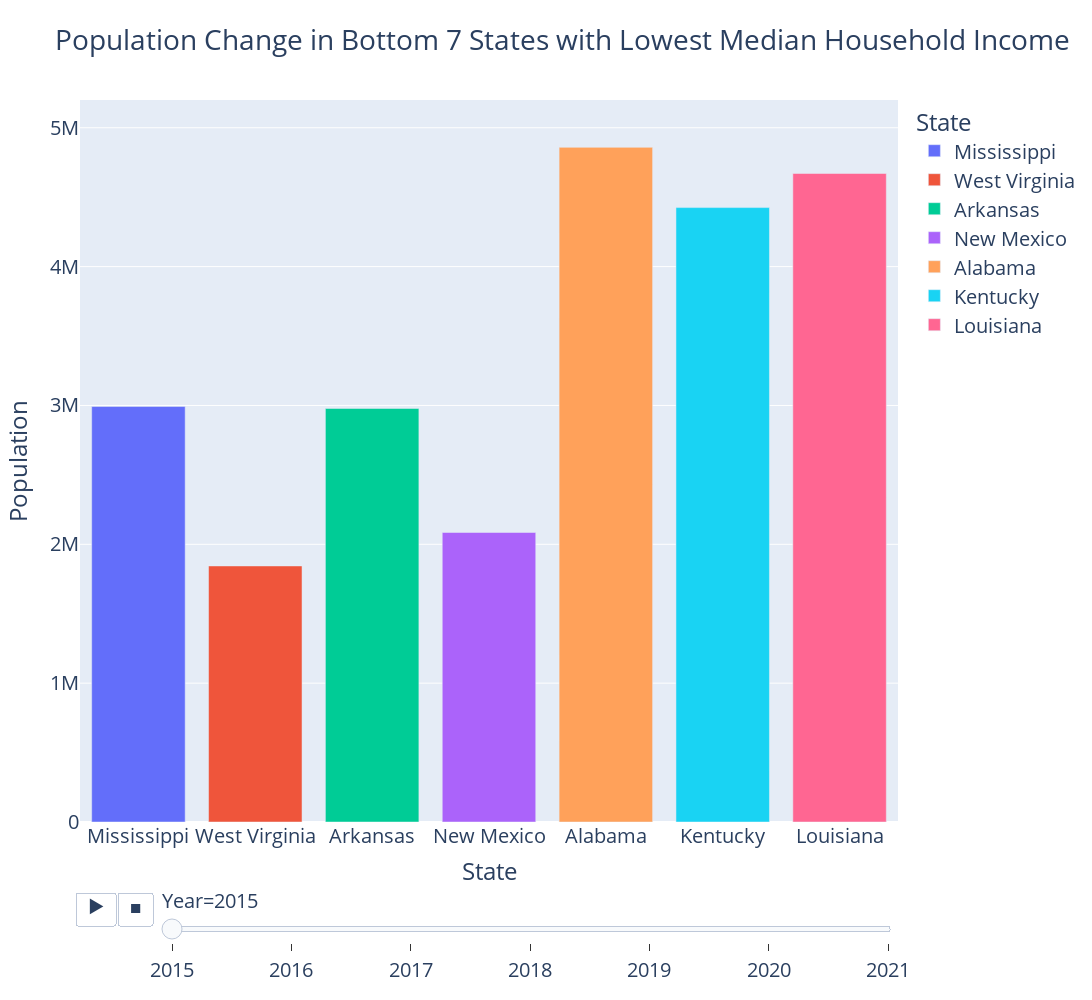

Notebook cell for this chart:
### Code cell
# create a list of the bottom 7 states with the lowest median household income
state = bottom_7_earnings["State"].tolist()
# create a list of years from 2015 to 2021
year = [2015, 2016, 2017, 2018, 2019, 2020, 2021]
# create a list of population values per year for each state
mississippi = [bottom_7_earnings['POP_2015'].tolist()[0], bottom_7_earnings['POP_2016'].tolist()[0], bottom_7_earnings['POP_2017'].tolist()[0], bottom_7_earnings['POP_2018'].tolist()[0], bottom_7_earnings['POP_2019'].tolist()[0], bottom_7_earnings['POP_2020'].tolist()[0], bottom_7_earnings['POP_2021'].tolist()[0]]
west_viginia = [bottom_7_earnings['POP_2015'].tolist()[1], bottom_7_earnings['POP_2016'].tolist()[1], bottom_7_earnings['POP_2017'].tolist()[1], bottom_7_earnings['POP_2018'].tolist()[1], bottom_7_earnings['POP_2019'].tolist()[1], bottom_7_earnings['POP_2020'].tolist()[1], bottom_7_earnings['POP_2021'].tolist()[1]]
arkansas = [bottom_7_earnings['POP_2015'].tolist()[2], bottom_7_earnings['POP_2016'].tolist()[2], bottom_7_earnings['POP_2017'].tolist()[2], bottom_7_earnings['POP_2018'].tolist()[2], bottom_7_earnings['POP_2019'].tolist()[2], bottom_7_earnings['POP_2020'].tolist()[2], bottom_7_earnings['POP_2021'].tolist()[2]]
new_mexico = [bottom_7_earnings['POP_2015'].tolist()[3], bottom_7_earnings['POP_2016'].tolist()[3], bottom_7_earnings['POP_2017'].tolist()[3], bottom_7_earnings['POP_2018'].tolist()[3], bottom_7_earnings['POP_2019'].tolist()[3], bottom_7_earnings['POP_2020'].tolist()[3], bottom_7_earnings['POP_2021'].tolist()[3]]
alabama = [bottom_7_earnings['POP_2015'].tolist()[4], bottom_7_earnings['POP_2016'].tolist()[4], bottom_7_earnings['POP_2017'].tolist()[4], bottom_7_earnings['POP_2018'].tolist()[4], bottom_7_earnings['POP_2019'].tolist()[4], bottom_7_earnings['POP_2020'].tolist()[4], bottom_7_earnings['POP_2021'].tolist()[4]]
kentucky = [bottom_7_earnings['POP_2015'].tolist()[5], bottom_7_earnings['POP_2016'].tolist()[5], bottom_7_earnings['POP_2017'].tolist()[5], bottom_7_earnings['POP_2018'].tolist()[5], bottom_7_earnings['POP_2019'].tolist()[5], bottom_7_earnings['POP_2020'].tolist()[5], bottom_7_earnings['POP_2021'].tolist()[5]]
louisiana = [bottom_7_earnings['POP_2015'].tolist()[6], bottom_7_earnings['POP_2016'].tolist()[6], bottom_7_earnings['POP_2017'].tolist()[6], bottom_7_earnings['POP_2018'].tolist()[6], bottom_7_earnings['POP_2019'].tolist()[6], bottom_7_earnings['POP_2020'].tolist()[6], bottom_7_earnings['POP_2021'].tolist()[6]]
# create a dataframe from the lists
bottom_7_df = pd.DataFrame({"State": state, "Year": year, "Mississippi": mississippi, "West Virginia": west_viginia, "Arkansas": arkansas, "New Mexico": new_mexico, "Alabama": alabama, "Kentucky": kentucky, "Louisiana": louisiana})
bottom_7_df2 = bottom_7_df.melt(id_vars=["State", "Year"], var_name="State2", value_name="Population")
# drop the extra state column
bottom_7_df2.drop(columns=["State"], inplace=True)
# rename the state column to State
bottom_7_df2 = bottom_7_df2.rename(columns={"State2": "State"})
bottom_7_df2
# create animated bar chart with plotly express
fig2 = px.bar(bottom_7_df2, x='State', y='Population', animation_frame='Year', animation_group='State', color='State', range_y=[0, 5200000], title='Population Change in Bottom 7 States with Lowest Median Household Income', width=1250, height=1000)
fig2.update_layout(font_size=20)
fig2.show()

### Figure 1 — Plotly figure (JSON) as saved in the notebook; plotly's stock layout.template omitted (floating-point values rounded to 4 significant figures)
{"data": [{"alignmentgroup": "True", "hovertemplate": "State=%{x}<br>Year=2015<br>Population=%{y}<extra></extra>", "ids": ["Mississippi"], "legendgroup": "Mississippi", "marker": {"color": "#636efa", "pattern": {"shape": ""}}, "name": "Mississippi", "offsetgroup": "Mississippi", "orientation": "v", "showlegend": true, "textposition": "auto", "type": "bar", "x": ["Mississippi"], "xaxis": "x", "y": [2992333], "yaxis": "y"}, {"alignmentgroup": "True", "hovertemplate": "State=%{x}<br>Year=2015<br>Population=%{y}<extra></extra>", "ids": ["West Virginia"], "legendgroup": "West Virginia", "marker": {"color": "#EF553B", "pattern": {"shape": ""}}, "name": "West Virginia", "offsetgroup": "West Virginia", "orientation": "v", "showlegend": true, "textposition": "auto", "type": "bar", "x": ["West Virginia"], "xaxis": "x", "y": [1844128], "yaxis": "y"}, {"alignmentgroup": "True", "hovertemplate": "State=%{x}<br>Year=2015<br>Population=%{y}<extra></extra>", "ids": ["Arkansas"], "legendgroup": "Arkansas", "marker": {"color": "#00cc96", "pattern": {"shape": ""}}, "name": "Arkansas", "offsetgroup": "Arkansas", "orientation": "v", "showlegend": true, "textposition": "auto", "type": "bar", "x": ["Arkansas"], "xaxis": "x", "y": [2978204], "yaxis": "y"}, {"alignmentgroup": "True", "hovertemplate": "State=%{x}<br>Year=2015<br>Population=%{y}<extra></extra>", "ids": ["New Mexico"], "legendgroup": "New Mexico", "marker": {"color": "#ab63fa", "pattern": {"shape": ""}}, "name": "New Mexico", "offsetgroup": "New Mexico", "orientation": "v", "showlegend": true, "textposition": "auto", "type": "bar", "x": ["New Mexico"], "xaxis": "x", "y": [2085109], "yaxis": "y"}, {"alignmentgroup": "True", "hovertemplate": "State=%{x}<br>Year=2015<br>Population=%{y}<extra></extra>", "ids": ["Alabama"], "legendgroup": "Alabama", "marker": {"color": "#FFA15A", "pattern": {"shape": ""}}, "name": "Alabama", "offsetgroup": "Alabama", "orientation": "v", "showlegend": true, "textposition": "auto", "type": "bar", "x": ["Alabama"], "xaxis": "x", "y": [4858979], "yaxis": "y"}, {"alignmentgroup": "True", "hovertemplate": "State=%{x}<br>Year=2015<br>Population=%{y}<extra></extra>", "ids": ["Kentucky"], "legendgroup": "Kentucky", "marker": {"color": "#19d3f3", "pattern": {"shape": ""}}, "name": "Kentucky", "offsetgroup": "Kentucky", "orientation": "v", "showlegend": true, "textposition": "auto", "type": "bar", "x": ["Kentucky"], "xaxis": "x", "y": [4425092], "yaxis": "y"}, {"alignmentgroup": "True", "hovertemplate": "State=%{x}<br>Year=2015<br>Population=%{y}<extra></extra>", "ids": ["Louisiana"], "legendgroup": "Louisiana", "marker": {"color": "#FF6692", "pattern": {"shape": ""}}, "name": "Louisiana", "offsetgroup": "Louisiana", "orientation": "v", "showlegend": true, "textposition": "auto", "type": "bar", "x": ["Louisiana"], "xaxis": "x", "y": [4670724], "yaxis": "y"}], "layout": {"barmode": "relative", "font": {"size": 20}, "height": 1000, "legend": {"title": {"text": "State"}, "tracegroupgap": 0}, "sliders": [{"active": 0, "currentvalue": {"prefix": "Year="}, "len": 0.9, "pad": {"b": 10, "t": 60}, "steps": [{"args": [["2015"], {"frame": {"duration": 0, "redraw": true}, "fromcurrent": true, "mode": "immediate", "transition": {"duration": 0, "easing": "linear"}}], "label": "2015", "method": "animate"}, {"args": [["2016"], {"frame": {"duration": 0, "redraw": true}, "fromcurrent": true, "mode": "immediate", "transition": {"duration": 0, "easing": "linear"}}], "label": "2016", "method": "animate"}, {"args": [["2017"], {"frame": {"duration": 0, "redraw": true}, "fromcurrent": true, "mode": "immediate", "transition": {"duration": 0, "easing": "linear"}}], "label": "2017", "method": "animate"}, {"args": [["2018"], {"frame": {"duration": 0, "redraw": true}, "fromcurrent": true, "mode": "immediate", "transition": {"duration": 0, "easing": "linear"}}], "label": "2018", "method": "animate"}, {"args": [["2019"], {"frame": {"duration": 0, "redraw": true}, "fromcurrent": true, "mode": "immediate", "transition": {"duration": 0, "easing": "linear"}}], "label": "2019", "method": "animate"}, {"args": [["2020"], {"frame": {"duration": 0, "redraw": true}, "fromcurrent": true, "mode": "immediate", "transition": {"duration": 0, "easing": "linear"}}], "label": "2020", "method": "animate"}, {"args": [["2021"], {"frame": {"duration": 0, "redraw": true}, "fromcurrent": true, "mode": "immediate", "transition": {"duration": 0, "easing": "linear"}}], "label": "2021", "method": "animate"}], "x": 0.1, "xanchor": "left", "y": 0, "yanchor": "top"}], "title": {"text": "Population Change in Bottom 7 States with Lowest Median Household Income"}, "updatemenus": [{"buttons": [{"args": [null, {"frame": {"duration": 500, "redraw": true}, "fromcurrent": true, "mode": "immediate", "transition": {"duration": 500, "easing": "linear"}}], "label": "&#9654;", "method": "animate"}, {"args": [[null], {"frame": {"duration": 0, "redraw": true}, "fromcurrent": true, "mode": "immediate", "transition": {"duration": 0, "easing": "linear"}}], "label": "&#9724;", "method": "animate"}], "direction": "left", "pad": {"r": 10, "t": 70}, "showactive": false, "type": "buttons", "x": 0.1, "xanchor": "right", "y": 0, "yanchor": "top"}], "width": 1250, "xaxis": {"anchor": "y", "categoryarray": ["Mississippi", "West Virginia", "Arkansas", "New Mexico", "Alabama", "Kentucky", "Louisiana"], "categoryorder": "array", "domain": [0, 1], "title": {"text": "State"}}, "yaxis": {"anchor": "x", "domain": [0, 1], "range": [0, 5200000], "title": {"text": "Population"}}}}
